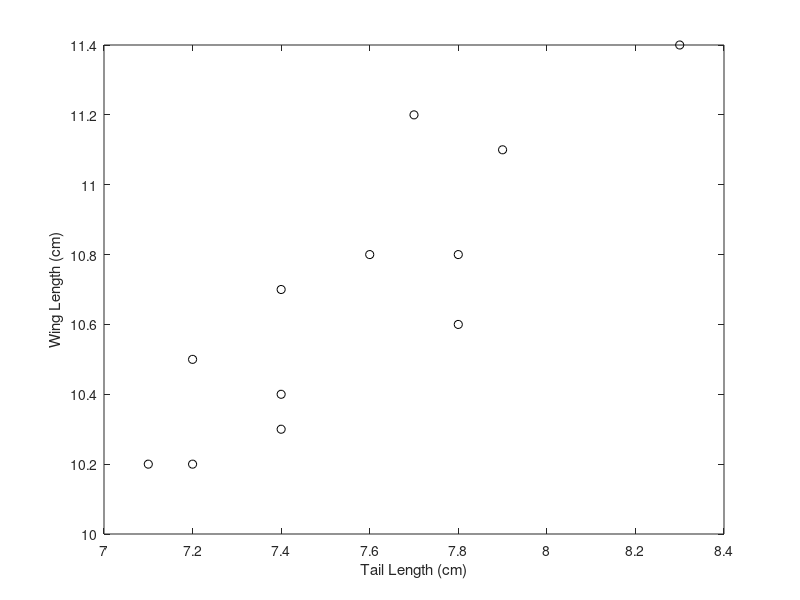

MATLAB code for this plot:
% Parametric Correlations
% Answers to exercises found here: 
%   https://github.com/PennNGG/Quantitative-Neuroscience/blob/master/Measures%20of%20Association/Parametric%20Correlation%20Coefficient.ipynb  
%
% Copyright 2019 by Yale E. Cohen, University of Pennsylvania
%  Updated 01/01/20 by jig

%% Get the data
WingLength = [10.4 10.8 11.1 10.2 10.3 10.2 10.7 10.5 10.8 11.2 10.6 11.4];
TailLength = [7.4 7.6 7.9 7.2 7.4 7.1 7.4 7.2 7.8 7.7 7.8 8.3];

%% 1. Plot the data
%
figure
plot(TailLength, WingLength, 'ko');
xlabel('Tail Length (cm)');
ylabel('Wing Length (cm)');

%% 2. Compute r
%
% Compute by hand
n           = length(WingLength); %alternatively, you can calculate n=length(TailLength)
sampleMeanX = sum(WingLength)./n;
sampleMeanY = sum(TailLength)./n;
SSEX        = sum((WingLength - sampleMeanX).^2);
SSEY        = sum((TailLength - sampleMeanY).^2);
SCOVXY      = sum((WingLength - sampleMeanX).*(TailLength - sampleMeanY));
rXY         = SCOVXY/(sqrt(SSEX)*sqrt(SSEY));
rYX         = SCOVXY/(sqrt(SSEY)*sqrt(SSEX));

% Use corrcoef
rBuiltIn = corrcoef(WingLength, TailLength);

% Show that they are all the same
fprintf('rXY=%.4f (computed), %.4f (built-in)\n', rXY, rBuiltIn(1,2))
fprintf('rYX=%.4f (computed), %.4f (built-in)\n', rYX, rBuiltIn(2,1))

%% 3. Compute standard error/confidence intervals
%
% Use formulas in the Canvas discussion

% Compute standard error directly 
standard_error_r = sqrt((1-rXY^2)/(n-2));

% Compute confidence intervals *of the full distribution* by: 
% 1. using Fisher's z-tranformation to make a variable that is normally
% distributed
z = 0.5.*log((1+rXY)/(1-rXY));

% 2. Compute the standard deviation of z
z_std = sqrt(1/(n-3));

% 3. Get the 95% CIs of the transformed variable from the std
z_95CIs = z+[1 -1].*norminv(0.025).*z_std;

% 4. Convert back to r (inverse z-transformation)
CI95 = (exp(2.*z_95CIs)-1)./(exp(2.*z_95CIs)+1);

% Show it
fprintf('r=%.2f, sem=%.2f, 95 pct CI = [%.4f %.4f]\n', rXY, standard_error_r, CI95(1), CI95(2))

%% 4. Compute p-value for H0:r=0
% Two-tailed test
% Remember that the *mean* of r follows a Student's t distribution 
%  with two degrees of freedom

% First compute the t-statistic, which is the sample r divided by the 
%  sample standard error
tVal = rXY/standard_error_r;

% Now compute the p-value. We want the probabily of getting a value of
%  the test statistic that is *at least as large* as the one that we
%  actually measured from our sample (i.e., tVal), given the null
%  distribution. Here we define the null distribution as the t distribution 
%  with n-2 degrees of freedom (recall that the t-distribution for a 
%  "regular" t-test has n-1 degrees of freedom... here it's n-2 because 
%  we have two samples, X and Y). Because we are using a two-tailed test, 
%  this p-value is equal to twice the area under the null t distribution 
%  that is greater than tVal. The cumulative distribution is the area that
%  is less than a particular value, so we want 1-cdf
prob = 2*(1-tcdf(tVal,n-2));

% Print it nicely
fprintf('p=%.4f for H0: r=0\n', prob)

%% 5. Is this r value different than r=0.75 
% Here we use a z-test on the z-transformed values, as described in the
%  Canvas discussion

% z-transform the new referent
zYale  = 0.5*log((1+0.75)/(1-0.75));

% Compute the text statistic as the difference in z-transformed values,
%  divided by the sample standard deviation
lambda = (z-zYale)/z_std;

% Get a p-value from a two-tailed test
prob2 = 2*(1-normcdf(lambda));
fprintf('p=%.4f for H0: r=0.75\n', prob2)

%% 6. Estimate power: That is, p(reject H0|H1 is true)
%
% Compute the test statistic as above
rRef   = 0.5;  
zRef   = 0.5*log((1+rRef)/(1-rRef));
lambda = (z-zRef)/sqrt(1/(n-3));

% Set a criterion based on alpha
alpha = 0.05;
zCriterion = norminv(1-alpha/2);

% Power is proportion of expected sample distribution to the right of the
% criterion
power = 1-normcdf(zCriterion-lambda)

% Can also calculate using sampsizepwr... note that we use n=1 because lambda is
% alerady in z units for the SEM
power = sampsizepwr('z', [0 1], lambda, [], 1)

% Calculate the n needed to ensure that H0 (r=0) is rejected 99% of the time
%  when |r|>= 0.5 at a 0.05 level of significance
%
% Derivation:
%  power = 1-normcdf(zCriterion-lambda)
%  1 - power = normcdf(zCriterion-lambda)
%  zCriterion-lambda = norminv(1 - power)
%  lambda  = zCriterion - norminv(1 - power)
%  (z-zRef)/sqrt(1/(n-3)) = zCriterion - norminv(1 - power)
%  sqrt(1/(n-3)) = (z-zRef) / (zCriterion - norminv(1 - power))
%  n = 1/((z-zRef) / (zCriterion - norminv(1 - power)))^2+3
desiredPower = 0.99;
predictedN = ceil(1/((z-zRef) / (zCriterion - norminv(1-desiredPower)))^2+3)